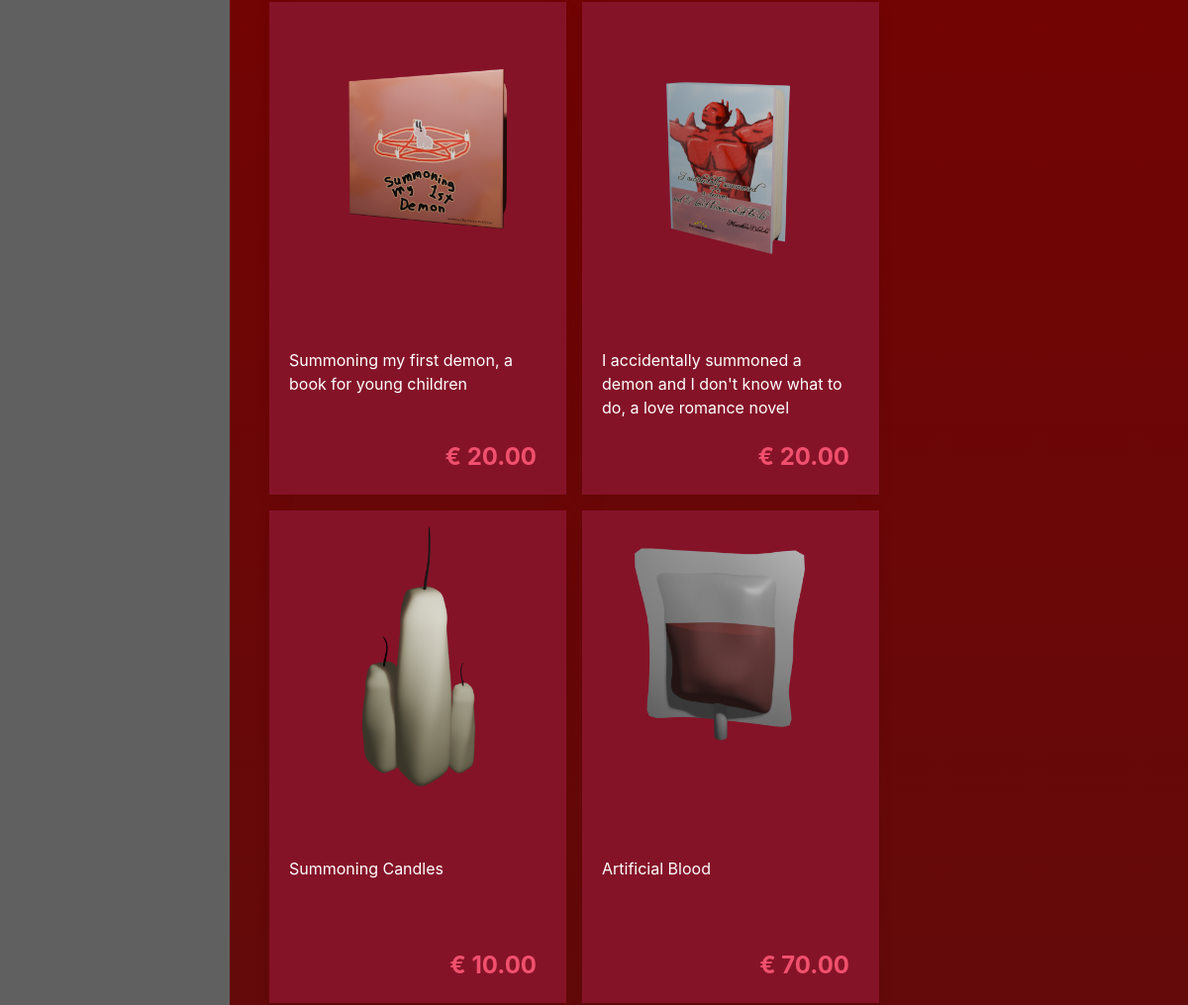
The page /dev/index.php?category=all (middle part) on the database as committed earlier.
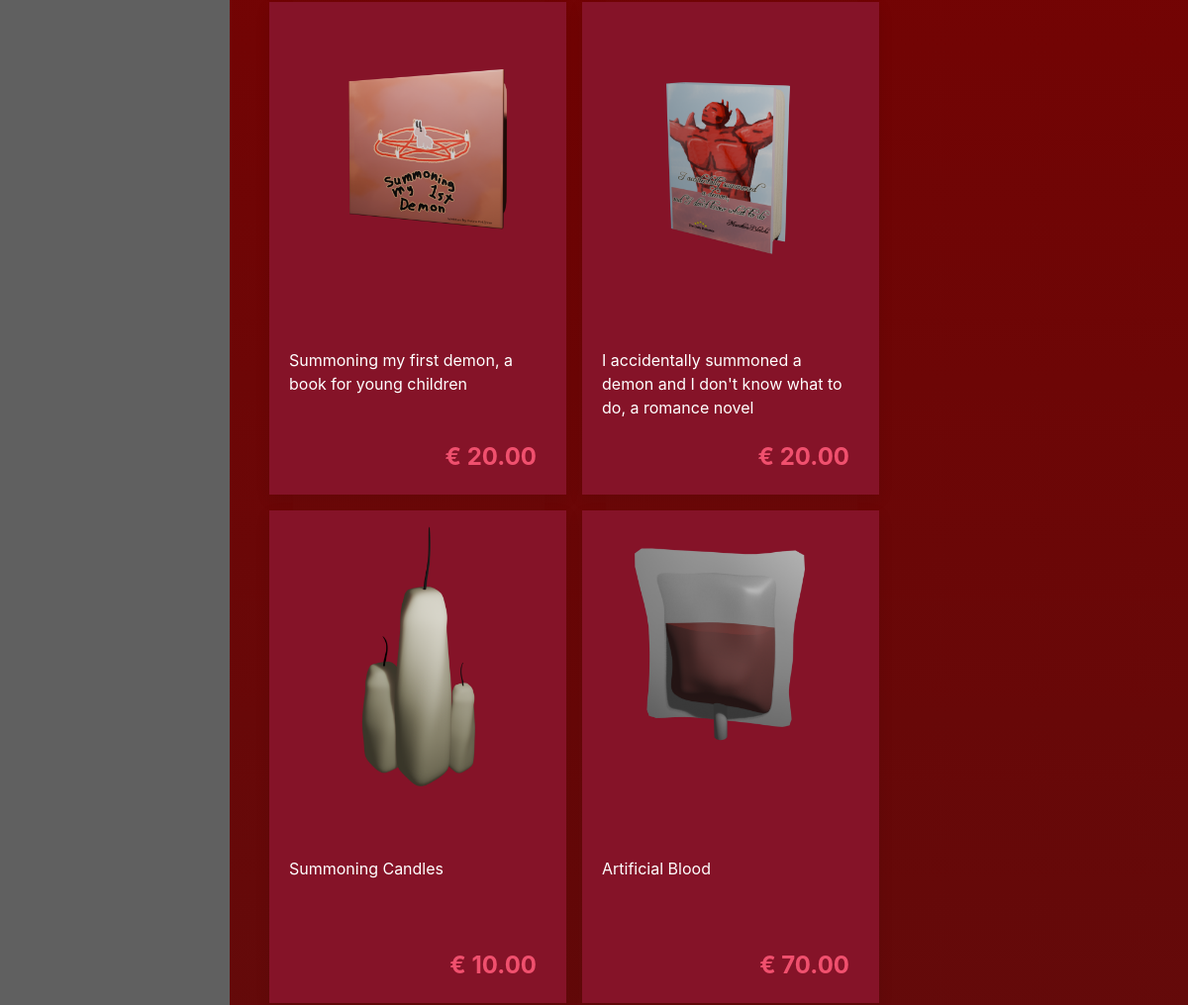
The same page on the database as committed later.
### tables this page shows
CREATE TABLE `products` (
  `id` int(11) NOT NULL,
  `price` decimal(6,2) NOT NULL,
  `name` varchar(255) NOT NULL,
  `description` varchar(255) NOT NULL,
  `image` varchar(255) NOT NULL,
  `category_id` int(255) NOT NULL
);

### dev/index.php (the view, shortened to what this page needs)
<?php
include_once("templates/head.inc.php");
$category="";
if($category == ""){
	$statement = $conn->prepare("SELECT * FROM products");
	$statement->execute();
}
else{
	$statement = $conn->prepare("SELECT * FROM products WHERE category_id = ?");
	$statement->execute([$category]);
}
$products = $statement->fetchAll(PDO::FETCH_ASSOC);
?>
   <main class="uk-container uk-padding">
      <div class="uk-grid">
         <section class="uk-width-1-5">
<br>
<br>
<br>
<br>
<br>
         </section>
         <section class="uk-width-4-5">
            <div class="uk-flex uk-flex-home uk-flex-wrap">
            <?php foreach($products as $product): ?>
               <a class="product-card uk-card uk-card-home uk-card-default uk-card-small uk-card-hover"
                  href="product.php?id=<?= $product['id'] ?>">
                  <div class="uk-card-media-top uk-align-center">
                     <img src="<?= 'img/' . $product['image'] ?>" alt="" class="product-image uk-align-center">
                  </div>
                  <div class="uk-card-body uk-card-body-home">
                     <p class="product-card-p"><?= $product['name'] ?></p>
                     <p class="product-card-p uk-text-large uk-text-bold uk-text-danger uk-text-right">
                     &euro; <?= $product['price'] ?>
                     </p>
                  </div>
               </a>
            <?php endforeach; ?>
         </section>
<?php
include_once("templates/foot.inc.php");

### dev/templates/head.inc.php (shortened to what this page needs)
<!DOCTYPE php>
<head>
   <link rel="stylesheet" href="css/uikit.min.css">
   <link rel="stylesheet" href="css/style.css">
</head>
<body>

### dev/templates/foot.inc.php (shortened to what this page needs)
</body>
</html>

### dev/css/style.css (style rules this page uses)
.product-image { width: 300px; height: 300px; }
.product-card, .product-card-p { text-decoration: none !important; color: #666; background-color: #760a1e; }
.uk-card-home, .uk-card-body-home { width: 300px; }
.uk-card-body-home > p { max-width: 250px; }
.uk-card-body-home > p:first-child { min-height: 72px; }
.uk-flex-home, .uk-cart-gap, .uk-card-body-gap { gap: 1rem; }
.product-card-p { background-color: #851328; color:white; }
.product-card { background-color: #851328; }

Rows that differ between the two databases and show on the page:
changed products: name "I accidentally summoned a demon and I don't know what to do, a love romance novel" → "I accidentally summoned a demon and I don't know what to do, a romance novel"
